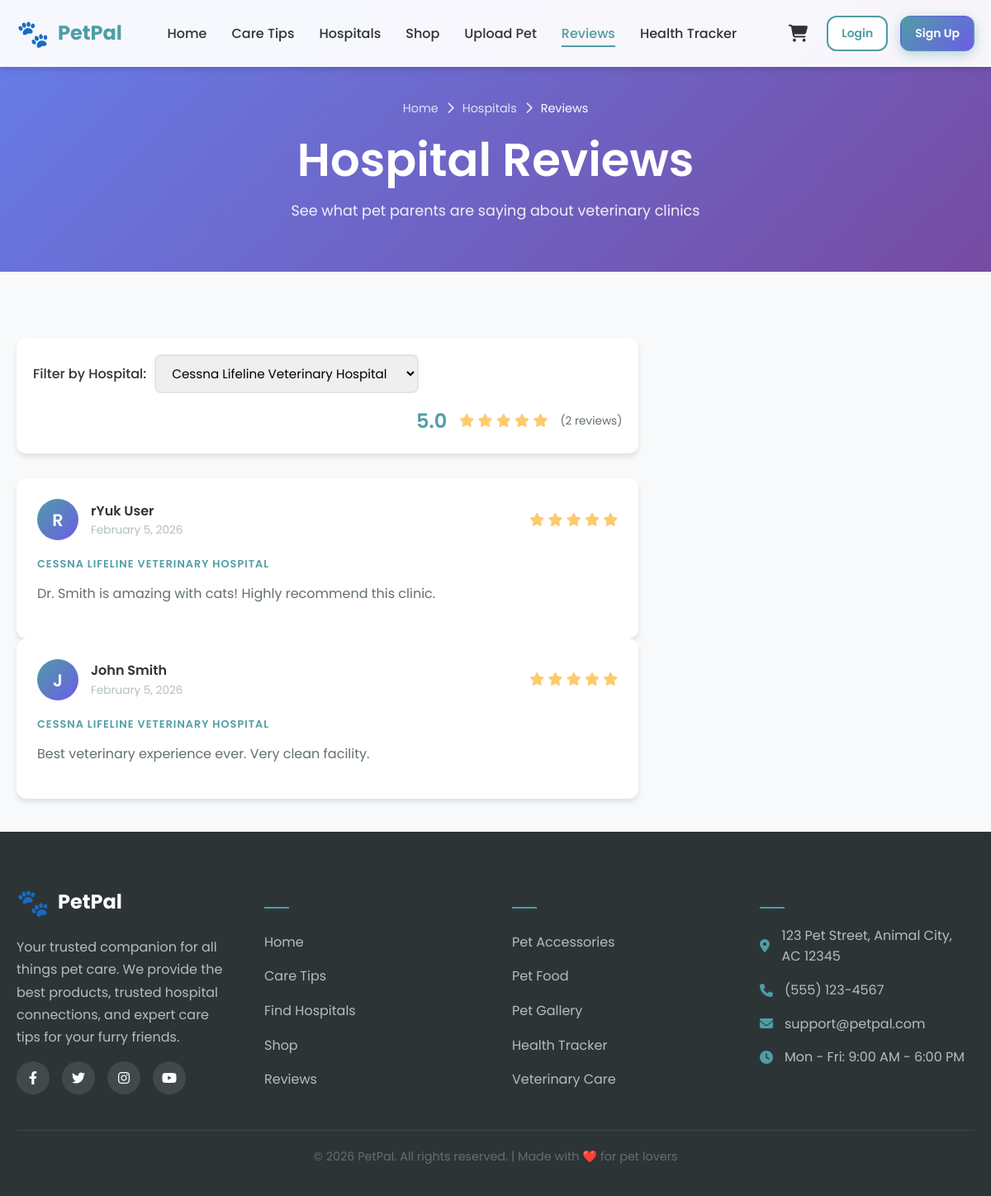
Page /pages/reviews.php?hospital=2 on the committed database.
### tables this page shows
CREATE TABLE reviews (
    id INT AUTO_INCREMENT PRIMARY KEY,
    user_id INT NOT NULL,
    hospital_id INT NOT NULL,
    rating INT NOT NULL CHECK (rating >= 1 AND rating <= 5),
    comment TEXT,
    created_at TIMESTAMP DEFAULT CURRENT_TIMESTAMP,
    FOREIGN KEY (user_id) REFERENCES users(id) ON DELETE CASCADE,
    FOREIGN KEY (hospital_id) REFERENCES hospitals(id) ON DELETE CASCADE
);

CREATE TABLE users (
    id INT AUTO_INCREMENT PRIMARY KEY,
    username VARCHAR(50) NOT NULL UNIQUE,
    email VARCHAR(100) NOT NULL UNIQUE,
    password VARCHAR(255) NOT NULL,
    full_name VARCHAR(100),
    created_at TIMESTAMP DEFAULT CURRENT_TIMESTAMP
);

CREATE TABLE hospitals (
    id INT AUTO_INCREMENT PRIMARY KEY,
    name VARCHAR(150) NOT NULL,
    address TEXT NOT NULL,
    phone VARCHAR(20),
    email VARCHAR(100),
    image_url VARCHAR(255),
    latitude DECIMAL(10,8),
    longitude DECIMAL(11,8),
    created_at TIMESTAMP DEFAULT CURRENT_TIMESTAMP
);

### config/config.php (called while the page is built, shortened)
<?php
function h($string)
{
    return htmlspecialchars($string ?? '', ENT_QUOTES, 'UTF-8');
}

### pages/reviews.php (the view, shortened to what this page needs)
<?php
require_once '../config/config.php';
$conn = getDBConnection();
$selectedHospitalId = isset($_GET['hospital']) ? intval($_GET['hospital']) : null;
$hospitalsStmt = $conn->query("SELECT id, name FROM hospitals ORDER BY name");
$hospitals = $hospitalsStmt->fetchAll();
$reviewQuery = "
    SELECT reviews.*, users.username, users.full_name, hospitals.name as hospital_name
    FROM reviews
    JOIN users ON reviews.user_id = users.id
    JOIN hospitals ON reviews.hospital_id = hospitals.id
";
$params = [];
if ($selectedHospitalId) {
    $reviewQuery .= " WHERE reviews.hospital_id = ?";
    $params[] = $selectedHospitalId;
}
$reviewQuery .= " ORDER BY reviews.created_at DESC";
$reviewsStmt = $conn->prepare($reviewQuery);
$reviewsStmt->execute($params);
$reviews = $reviewsStmt->fetchAll();
$avgRating = 0;
$totalRatings = count($reviews);
if ($totalRatings > 0) {
    $avgRating = array_sum(array_column($reviews, 'rating')) / $totalRatings;
}
?>
<!DOCTYPE html>
<html lang="en">
<head>
    <?php include '../includes/head.php'; ?>
</head>
<body>
    <?php include '../includes/navbar.php'; ?>
    <header class="page-header">
        <div class="container">
            <div class="breadcrumb">
                <a href="<?php echo SITE_URL; ?>">Home</a>
                <i class="fas fa-chevron-right"></i>
                <a href="<?php echo SITE_URL; ?>/pages/hospitals.php">Hospitals</a>
                <i class="fas fa-chevron-right"></i>
                <span>Reviews</span>
            </div>
            <h1>Hospital Reviews</h1>
            <p>See what pet parents are saying about veterinary clinics</p>
        </div>
    </header>
    <main class="main-content">
        <div class="container">
            <div style="display: grid; grid-template-columns: 2fr 1fr; gap: 30px; align-items: start;">
                <div>
                    <div class="shop-filters" style="margin-bottom: 30px;">
                        <div class="filter-group">
                            <label class="filter-label">Filter by Hospital:</label>
                            <select class="filter-select" id="hospitalFilter" onchange="filterHospital()">
                                <?php foreach ($hospitals as $hospital): ?>
                                    <option value="<?php echo $hospital['id']; ?>"
                                            <?php echo $selectedHospitalId == $hospital['id'] ? 'selected' : ''; ?>>
                                        <?php echo h($hospital['name']); ?>
                                    </option>
                                <?php endforeach; ?>
                            </select>
                        </div>
                        <?php if ($totalRatings > 0): ?>
                            <div class="filter-group" style="margin-left: auto;">
                                <span style="font-size: 1.5rem; font-weight: 600; color: var(--primary);">
                                    <?php echo number_format($avgRating, 1); ?>
                                </span>
                                <div class="stars" style="margin-left: 5px;">
                                    <?php for ($i = 1; $i <= 5; $i++): ?>
                                        <i class="fas fa-star" style="color: <?php echo $i <= round($avgRating) ? '#FDCB6E' : '#DFE6E9'; ?>"></i>
                                    <?php endfor; ?>
                                </div>
                                <span class="rating-count" style="margin-left: 5px;">
                                    (<?php echo $totalRatings; ?> reviews)
                                </span>
                            </div>
                        <?php endif; ?>
                    </div>
                    <?php if (empty($reviews)): ?>
                        <div class="empty-state">
                            <div class="empty-icon">📝</div>
                            <h3>No Reviews Yet</h3>
                            <p>Be the first to leave a review!</p>
                        </div>
                    <?php else: ?>
                        <div id="reviewsList">
                            <?php foreach ($reviews as $review): ?>
                                <div class="review-card" data-hospital="<?php echo $review['hospital_id']; ?>">
                                    <div class="review-header">
                                        <div class="review-avatar">
                                            <?php echo strtoupper(substr($review['username'], 0, 1)); ?>
                                        </div>
                                        <div class="review-user">
                                            <div class="review-name"><?php echo h($review['full_name']); ?></div>
                                            <div class="review-date">
                                                <?php echo date('F j, Y', strtotime($review['created_at'])); ?>
                                            </div>
                                        </div>
                                        <div class="review-rating">
                                            <?php for ($i = 1; $i <= 5; $i++): ?>
                                                <i class="fas fa-star" style="color: <?php echo $i <= $review['rating'] ? '#FDCB6E' : '#DFE6E9'; ?>"></i>
                                            <?php endfor; ?>
                                        </div>
                                    </div>
                                    <div style="margin-bottom: 10px;">
                                        <span class="product-category"><?php echo h($review['hospital_name']); ?></span>
                                    </div>
                                    <p class="review-content"><?php echo nl2br(h($review['comment'])); ?></p>
                                </div>
                            <?php endforeach; ?>
                        </div>
                    <?php endif; ?>
                </div>
                <div>
                </div>
            </div>
        </div>
    </main>
    <?php include '../includes/footer.php'; ?>
</body>
</html>

### assets/css/style.css (style rules this page uses)
:root { --primary: #4F9DA6; --primary-dark: #3D7A82; --primary-light: #7FBFC7; --secondary: #FF8C42; --secondary-dark: #E57A35; --secondary-light: #FFA76C; --accent: #6C5CE7; --accent-light: #A29BFE; --dark: #2D3436; --gray-dark: #636E72; --gray: #B2BEC3; --gray-light: #DFE6E9; --light: #F8F9FA; --white: #FFFFFF; --success: #00B894; --warning: #FDCB6E; --danger: #E74C3C; --gradient-primary: linear-gradient(135deg, #4F9DA6 0%, #6C5CE7 100%); --gradient-secondary: linear-gradient(135deg, #FF8C42 0%, #E74C3C 100%); --gradient-hero: linear-gradient(135deg, #667eea 0%, #764ba2 100%); --shadow-sm: 0 2px 4px rgba(0, 0, 0, 0.05); --shadow: 0 4px 6px rgba(0, 0, 0, 0.1); --shadow-lg: 0 10px 25px rgba(0, 0, 0, 0.15); --shadow-xl: 0 20px 40px rgba(0, 0, 0, 0.2); --radius-sm: 8px; --radius: 12px; --radius-lg: 20px; --radius-xl: 30px; --transition: all 0.3s ease; --transition-fast: all 0.15s ease; --font-primary: 'Poppins', sans-serif; }
*, *::before, *::after { margin: 0; padding: 0; box-sizing: border-box; }
html { scroll-behavior: smooth; font-size: 16px; }
body { font-family: var(--font-primary); background-color: var(--light); color: var(--dark); line-height: 1.6; min-height: 100vh; display: flex; flex-direction: column; overflow-x: hidden; }
a { text-decoration: none; color: inherit; transition: var(--transition); }
input, textarea, select { font-family: inherit; outline: none; }
h1, h2, h3, h4, h5, h6 { font-weight: 600; line-height: 1.3; color: var(--dark); }
h1 { font-size: clamp(2rem, 5vw, 3.5rem); }
p { margin-bottom: 1rem; color: var(--gray-dark); }
.container { width: 100%; max-width: 1200px; margin: 0 auto; padding: 0 20px; }
.main-content { flex: 1; padding: 40px 0; }
.product-category { font-size: 0.8rem; color: var(--primary); text-transform: uppercase; font-weight: 600; letter-spacing: 1px; margin-bottom: 8px; }
.stars { color: var(--warning); font-size: 1rem; }
.rating-count { font-size: 0.85rem; color: var(--gray-dark); }
.review-card { background: var(--white); border-radius: var(--radius); padding: 25px; box-shadow: var(--shadow); transition: var(--transition); }
.review-header { display: flex; align-items: center; gap: 15px; margin-bottom: 15px; }
.review-avatar { width: 50px; height: 50px; border-radius: 50%; background: var(--gradient-primary); display: flex; align-items: center; justify-content: center; color: var(--white); font-size: 1.3rem; font-weight: 600; }
.review-user { flex: 1; }
.review-name { font-weight: 600; color: var(--dark); }
.review-date { font-size: 0.85rem; color: var(--gray); }
.review-rating { color: var(--warning); }
.review-content { color: var(--gray-dark); line-height: 1.7; }
.shop-filters { background: var(--white); border-radius: var(--radius); padding: 20px; box-shadow: var(--shadow); margin-bottom: 30px; display: flex; flex-wrap: wrap; gap: 15px; align-items: center; }
.filter-group { display: flex; align-items: center; gap: 10px; }
.filter-label { font-weight: 500; color: var(--dark); }
.filter-select { padding: 10px 15px; border: 2px solid var(--gray-light); border-radius: var(--radius-sm); font-size: 0.95rem; cursor: pointer; transition: var(--transition); }
.page-header { background: var(--gradient-hero); padding: 120px 0 60px; text-align: center; color: var(--white); margin-bottom: 40px; }
.page-header h1 { color: var(--white); margin-bottom: 10px; }
.page-header p { color: rgba(255, 255, 255, 0.9); font-size: 1.1rem; max-width: 600px; margin: 0 auto; }
.breadcrumb { display: flex; align-items: center; gap: 10px; color: rgba(255, 255, 255, 0.8); font-size: 0.9rem; margin-bottom: 15px; justify-content: center; }
.breadcrumb a { color: rgba(255, 255, 255, 0.8); }
.breadcrumb span { color: var(--white); }

### rows in the picture
reviews: user.username "R", user.full_name "rYuk User", created_at "February 5, 2026", rating 5 (drawn), hospital.name "CESSNA LIFELINE VETERINARY HOSPITAL", comment "Dr. Smith is amazing with cats! Highly recommend this clinic."
reviews: user.username "J", user.full_name "John Smith", created_at "February 5, 2026", rating 5 (drawn), hospital.name "CESSNA LIFELINE VETERINARY HOSPITAL", comment "Best veterinary experience ever. Very clean facility."

### other values in the picture
SITE_NAME "PetPal"
$avgRating "5.0"
$totalRatings "2"
form field value "Cessna Lifeline Veterinary Hospital"
